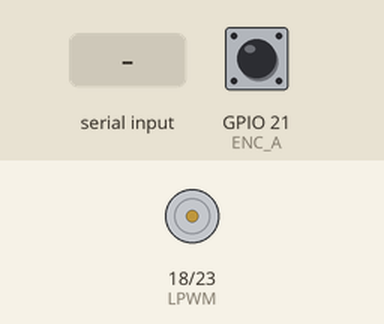
Recording of a sketch running on a simulated ESP32. Shown: motor-driver pin pairs drawn as motors (green arrow = first pin HIGH = forward, orange = second pin HIGH = backward, longer = more drive). The test bench sets the inputs (shaded band); at power-on: GPIO 21 (ENC_A) HIGH.

Above: at 1.2 s.
1.3 s: "f" received over the second serial link
At 1.45 s:
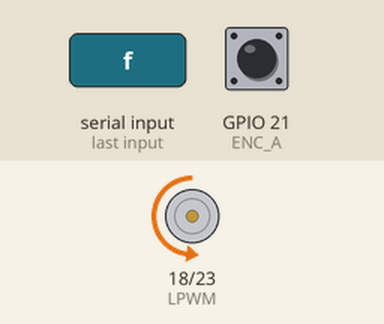
3.1 s: "b" received over the second serial link
At 3.25 s:
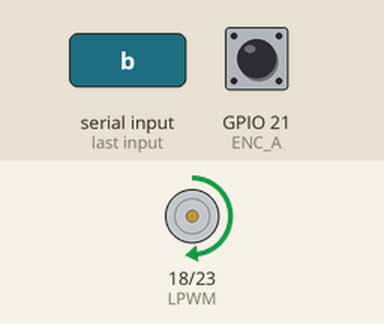
Timing chart, 0 to 6.1 s (numbered marks = the images above; inputs shaded):
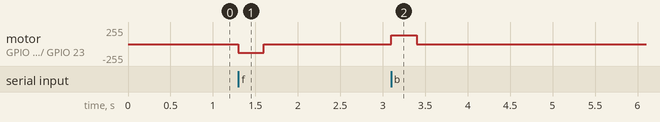

The sketch:

single_motor_controller.ino
```cpp
#include <Arduino.h>

// Motor driver pins
#define RPWM 23
#define LPWM 18

// Encoder pins
#define ENC_A 21
#define ENC_B 22

// Motor settings
const int MOTOR_SPEED = 130;
const unsigned long WATCHDOG_MS = 300;

volatile long encoder_count = 0;

unsigned long last_command = 0;
unsigned long last_report = 0;

bool motor_active = false;

void IRAM_ATTR encoderISR() {
  if (digitalRead(ENC_B) == HIGH) {
    encoder_count++;
  } else {
    encoder_count--;
  }
}

void stopMotor() {
  analogWrite(RPWM, 0);
  analogWrite(LPWM, 0);
  motor_active = false;
}

void setMotor(int speed) {
  speed = constrain(speed, -255, 255);

  if (speed > 0) {
    analogWrite(LPWM, 0);
    analogWrite(RPWM, speed);
  } else if (speed < 0) {
    analogWrite(RPWM, 0);
    analogWrite(LPWM, -speed);
  } else {
    stopMotor();
    return;
  }

  motor_active = true;
}

void setup() {
  pinMode(RPWM, OUTPUT);
  pinMode(LPWM, OUTPUT);

  stopMotor();

  Serial2.begin(115200, SERIAL_8N1, 16, 17);

  pinMode(ENC_A, INPUT_PULLUP);
  pinMode(ENC_B, INPUT_PULLUP);

  attachInterrupt(
    digitalPinToInterrupt(ENC_A),
    encoderISR,
    RISING
  );

  Serial2.println("AGROBOT Single Motor Controller Ready");
  Serial2.println("Commands: f b s");
}

void loop() {
  if (Serial2.available()) {
    char cmd = Serial2.read();

    if (cmd == 'f') {
      last_command = millis();
      setMotor(MOTOR_SPEED);
    } else if (cmd == 'b') {
      last_command = millis();
      setMotor(-MOTOR_SPEED);
    } else if (cmd == 's') {
      stopMotor();
    }
  }

  if (motor_active &&
      millis() - last_command >= WATCHDOG_MS) {
    stopMotor();
    Serial2.println("WATCHDOG STOP");
  }

  if (millis() - last_report >= 100) {
    last_report = millis();

    Serial2.print("ENC:");
    Serial2.print(encoder_count);
    Serial2.print(" ACTIVE:");
    Serial2.println(motor_active ? 1 : 0);
  }
}
```

Measured:
- after the input at 1.3 s, motor on GPIO 18 (LPWM) / GPIO 23 (RPWM): stopped → backward 130/255 at once, → stopped 0.30 s later
- after the input at 3.1 s, motor on GPIO 18 (LPWM) / GPIO 23 (RPWM): stopped → forward 130/255 at once, → stopped 0.30 s later
